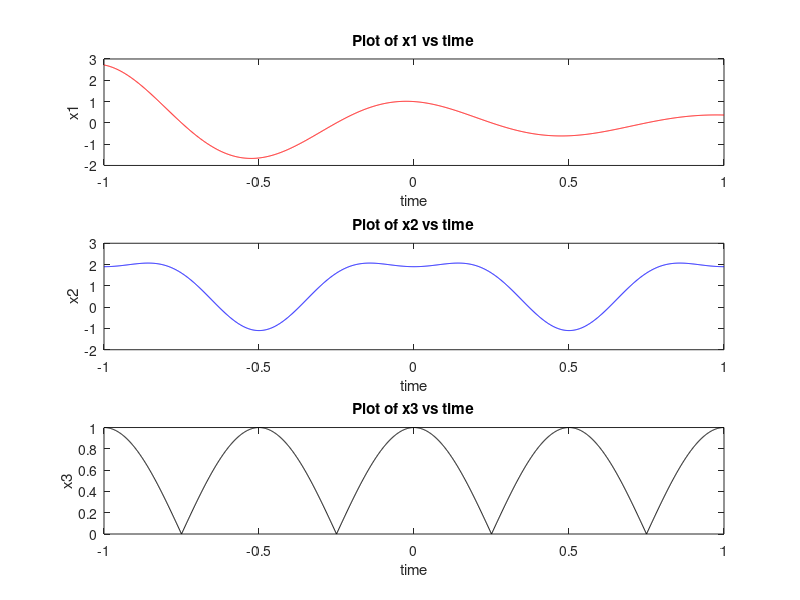

Source code (MATLAB):
 % Experiment 1 
 % Exercise 1
 % 31-01-2021
 % Ayush Basak - 19UCC016
 
t = -1:0.001:1
x1 = exp(-1 * t) .* cos(2 * pi * t)
x2 = 1 + 1.5 * cos(2 * pi * t) - 0.6 * cos(4 * pi * t)
x3 = abs(cos(2 * pi * t))

subplot(3,1,1)
plot(t,x1, 'r')
xlabel('time')
ylabel('x1')
title('Plot of x1 vs time')

subplot(3,1,2)
plot(t,x2, 'b')
xlabel('time')
ylabel('x2')
title('Plot of x2 vs time')

subplot(3,1,3)
plot(t,x3, 'k')
xlabel('time')
ylabel('x3')
title('Plot of x3 vs time')

saveas(gcf,'Exp1.png')